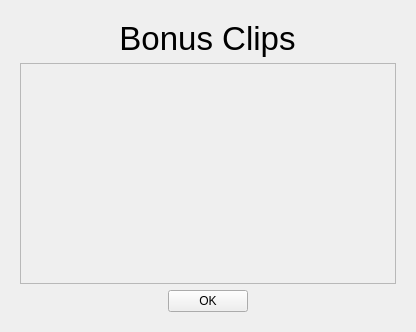
<?xml version="1.0" encoding="UTF-8"?>
<ui version="4.0">
 <class>BonusClipsDialog</class>
 <widget class="QWidget" name="BonusClipsDialog">
  <property name="geometry">
   <rect>
    <x>0</x>
    <y>0</y>
    <width>416</width>
    <height>332</height>
   </rect>
  </property>
  <property name="windowTitle">
   <string>Bonus Clips</string>
  </property>
  <layout class="QGridLayout" name="gridLayout">
   <item row="0" column="0">
    <widget class="QWidget" name="widget" native="true">
     <layout class="QGridLayout" name="gridLayout_2">
      <item row="0" column="0" alignment="Qt::AlignHCenter">
       <widget class="QLabel" name="label">
        <property name="font">
         <font>
          <pointsize>25</pointsize>
         </font>
        </property>
        <property name="text">
         <string>Bonus Clips</string>
        </property>
        <property name="scaledContents">
         <bool>false</bool>
        </property>
        <property name="alignment">
         <set>Qt::AlignCenter</set>
        </property>
       </widget>
      </item>
      <item row="1" column="0">
       <widget class="QScrollArea" name="scrollArea">
        <property name="widgetResizable">
         <bool>true</bool>
        </property>
        <widget class="QWidget" name="scrollAreaWidgetContents">
         <property name="geometry">
          <rect>
           <x>0</x>
           <y>0</y>
           <width>378</width>
           <height>201</height>
          </rect>
         </property>
         <layout class="QVBoxLayout" name="verticalLayout_3">
          <item alignment="Qt::AlignHCenter|Qt::AlignVCenter">
           <widget class="QWidget" name="contentWidget" native="true">
            <layout class="QVBoxLayout" name="verticalLayout_4">
             <item>
              <spacer name="verticalSpacer_2">
               <property name="orientation">
                <enum>Qt::Vertical</enum>
               </property>
               <property name="sizeHint" stdset="0">
                <size>
                 <width>20</width>
                 <height>163</height>
                </size>
               </property>
              </spacer>
             </item>
            </layout>
           </widget>
          </item>
         </layout>
        </widget>
       </widget>
      </item>
      <item row="2" column="0" alignment="Qt::AlignHCenter|Qt::AlignBottom">
       <widget class="QPushButton" name="backPushButton">
        <property name="text">
         <string>OK</string>
        </property>
        <property name="icon">
         <iconset resource="../oxygen-icons-png-master/oxygen.qrc">
          <normaloff>:/themes/oxygen/32x32/actions/dialog-ok-apply.png</normaloff>:/themes/oxygen/32x32/actions/dialog-ok-apply.png</iconset>
        </property>
        <property name="iconSize">
         <size>
          <width>32</width>
          <height>32</height>
         </size>
        </property>
       </widget>
      </item>
     </layout>
    </widget>
   </item>
  </layout>
 </widget>
 <resources>
  <include location="../resource.qrc"/>
  <include location="../oxygen-icons-png-master/oxygen.qrc"/>
 </resources>
 <connections/>
</ui>
